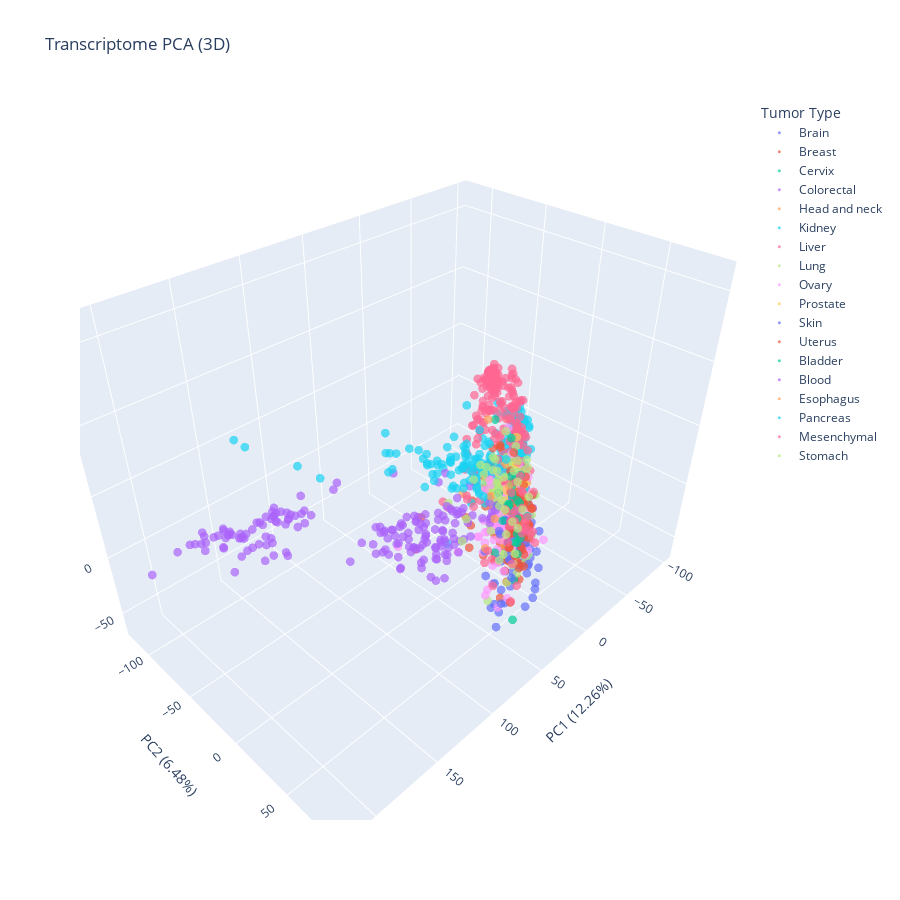

Here is the notebook cell this chart was saved with:
### Markdown cell above
Apparently the PCA can separate some blood cancer clusters, but has problems to separate other samples from a wide variety of primary tumor locations. Definetly, the implementation of PCA does not solve the problem at hand. We can try to include a third dimension, the third principal component.

### Code cell
# We can even use the third PC and do a 3D plot
n_components = 3
pca3D = PCA(n_components=n_components)
proj_data3D = pca3D.fit_transform(data)

# Print explained variance
print(f"Explained Variance Ratio: {pca3D.explained_variance_ratio_}")

pca3D_df = pd.DataFrame(
    data=proj_data3D, 
    columns=['PC1', 'PC2', 'PC3'], 
    index=expression_df.columns
)
pca3D_df['Tumor Type'] = labels

fig = px.scatter_3d(
    pca3D_df, 
    x='PC1', 
    y='PC2', 
    z='PC3',
    color='Tumor Type',
    title='Transcriptome PCA (3D)',
    hover_name=pca3D_df.index,
    labels={
        'PC1': f'PC1 ({pca3D.explained_variance_ratio_[0]:.2%})', 
        'PC2': f'PC2 ({pca3D.explained_variance_ratio_[1]:.2%})',
        'PC3': f'PC3 ({pca3D.explained_variance_ratio_[2]:.2%})'
    },
    width=900,
    height=900
)

# Adjust marker size and opacity for better visibility in 3D
fig.update_traces(marker=dict(size=3, opacity=0.7))

fig.show()
